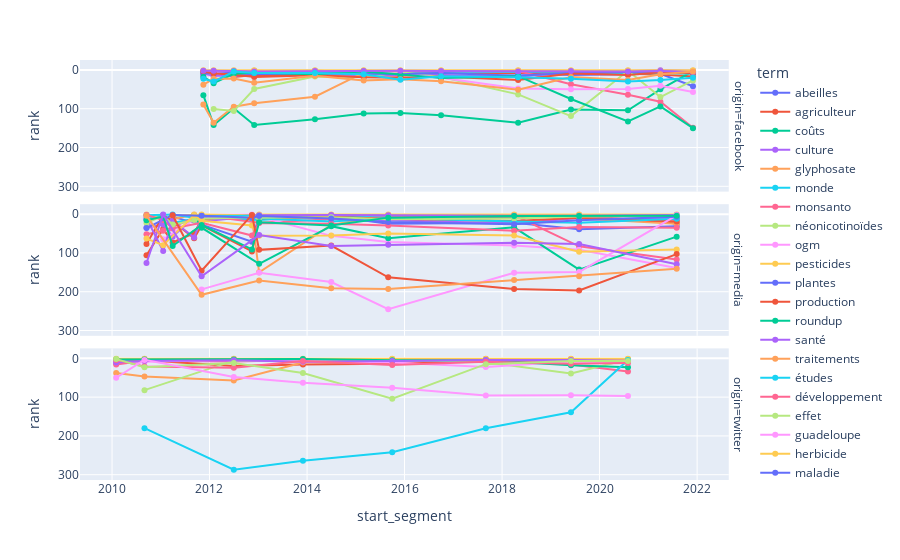

Notebook cell for this chart:
### Code cell
bump = interactive_bump_chart(data = df, which = "term", cluster = None)

### Figure 1 — Plotly figure (JSON) as saved in the notebook; plotly's stock layout.template omitted (floating-point values rounded to 4 significant figures)
{"data": [{"hovertemplate": "term=abeilles<br>origin=facebook<br>start_segment=%{x}<br>rank=%{y}<extra></extra>", "legendgroup": "abeilles", "line": {"color": "#636efa", "dash": "solid"}, "marker": {"symbol": "circle"}, "mode": "markers+lines", "name": "abeilles", "orientation": "v", "showlegend": true, "type": "scatter", "x": ["2011-11-16", "2012-02-01", "2012-07-01", "2012-12-01", "2014-03-01", "2015-03-01", "2015-12-01", "2016-10-01", "2018-05-01", "2019-06-01", "2020-08-01", "2021-04-01", "2021-12-01"], "xaxis": "x3", "y": [14, 5, 9, 3, 2, 5, 7, 6, 9, 13, 11, 10, 42], "yaxis": "y3"}, {"hovertemplate": "term=abeilles<br>origin=media<br>start_segment=%{x}<br>rank=%{y}<extra></extra>", "legendgroup": "abeilles", "line": {"color": "#636efa", "dash": "solid"}, "marker": {"symbol": "circle"}, "mode": "markers+lines", "name": "abeilles", "orientation": "v", "showlegend": false, "type": "scatter", "x": ["2011-03-31", "2011-11-03", "2012-11-14", "2013-01-07", "2014-07-01", "2015-09-01", "2018-04-01", "2019-08-01", "2021-08-01"], "xaxis": "x2", "y": [7, 27, 71, 2, 5, 25, 22, 39, 31], "yaxis": "y2"}, {"hovertemplate": "term=abeilles<br>origin=twitter<br>start_segment=%{x}<br>rank=%{y}<extra></extra>", "legendgroup": "abeilles", "line": {"color": "#636efa", "dash": "solid"}, "marker": {"symbol": "circle"}, "mode": "markers+lines", "name": "abeilles", "orientation": "v", "showlegend": false, "type": "scatter", "x": ["2010-02-01", "2010-09-01", "2012-07-01", "2013-12-01", "2015-10-01", "2017-09-01", "2019-06-01", "2020-08-01"], "xaxis": "x", "y": [10, 2, 2, 3, 4, 7, 6, 5], "yaxis": "y"}, {"hovertemplate": "term=agriculteur<br>origin=facebook<br>start_segment=%{x}<br>rank=%{y}<extra></extra>", "legendgroup": "agriculteur", "line": {"color": "#EF553B", "dash": "solid"}, "marker": {"symbol": "circle"}, "mode": "markers+lines", "name": "agriculteur", "orientation": "v", "showlegend": true, "type": "scatter", "x": ["2011-11-16", "2012-02-01", "2012-07-01", "2012-12-01", "2014-03-01", "2015-03-01", "2015-12-01", "2016-10-01", "2018-05-01", "2019-06-01", "2020-08-01", "2021-04-01", "2021-12-01"], "xaxis": "x3", "y": [5, 4, 18, 13, 13, 12, 15, 7, 8, 5, 10, 12, 17], "yaxis": "y3"}, {"hovertemplate": "term=agriculteur<br>origin=media<br>start_segment=%{x}<br>rank=%{y}<extra></extra>", "legendgroup": "agriculteur", "line": {"color": "#EF553B", "dash": "solid"}, "marker": {"symbol": "circle"}, "mode": "markers+lines", "name": "agriculteur", "orientation": "v", "showlegend": false, "type": "scatter", "x": ["2010-09-16", "2011-01-19", "2011-03-31", "2011-09-08", "2011-11-03", "2013-01-07", "2014-07-01", "2015-09-01", "2018-04-01", "2019-08-01", "2021-08-01"], "xaxis": "x2", "y": [106, 38, 73, 49, 13, 8, 3, 4, 8, 3, 24], "yaxis": "y2"}, {"hovertemplate": "term=agriculteur<br>origin=twitter<br>start_segment=%{x}<br>rank=%{y}<extra></extra>", "legendgroup": "agriculteur", "line": {"color": "#EF553B", "dash": "solid"}, "marker": {"symbol": "circle"}, "mode": "markers+lines", "name": "agriculteur", "orientation": "v", "showlegend": false, "type": "scatter", "x": ["2010-02-01", "2010-09-01", "2012-07-01", "2013-12-01", "2015-10-01", "2017-09-01", "2019-06-01", "2020-08-01"], "xaxis": "x", "y": [12, 5, 20, 16, 14, 6, 3, 8], "yaxis": "y"}, {"hovertemplate": "term=coûts<br>origin=facebook<br>start_segment=%{x}<br>rank=%{y}<extra></extra>", "legendgroup": "coûts", "line": {"color": "#00cc96", "dash": "solid"}, "marker": {"symbol": "circle"}, "mode": "markers+lines", "name": "coûts", "orientation": "v", "showlegend": true, "type": "scatter", "x": ["2011-11-16", "2012-02-01", "2012-07-01", "2012-12-01", "2014-03-01", "2015-03-01", "2015-12-01", "2016-10-01", "2018-05-01", "2019-06-01", "2020-08-01", "2021-04-01", "2021-12-01"], "xaxis": "x3", "y": [65, 142, 99, 142, 127, 112, 111, 117, 136, 102, 104, 50, 3], "yaxis": "y3"}, {"hovertemplate": "term=culture<br>origin=facebook<br>start_segment=%{x}<br>rank=%{y}<extra></extra>", "legendgroup": "culture", "line": {"color": "#ab63fa", "dash": "solid"}, "marker": {"symbol": "circle"}, "mode": "markers+lines", "name": "culture", "orientation": "v", "showlegend": true, "type": "scatter", "x": ["2011-11-16", "2012-02-01", "2012-07-01", "2012-12-01", "2014-03-01", "2015-03-01", "2015-12-01", "2016-10-01", "2018-05-01", "2019-06-01", "2020-08-01", "2021-04-01", "2021-12-01"], "xaxis": "x3", "y": [12, 15, 15, 10, 9, 15, 13, 13, 17, 7, 3, 1, 2], "yaxis": "y3"}, {"hovertemplate": "term=culture<br>origin=media<br>start_segment=%{x}<br>rank=%{y}<extra></extra>", "legendgroup": "culture", "line": {"color": "#ab63fa", "dash": "solid"}, "marker": {"symbol": "circle"}, "mode": "markers+lines", "name": "culture", "orientation": "v", "showlegend": false, "type": "scatter", "x": ["2010-09-16", "2011-01-19", "2011-03-31", "2011-09-08", "2011-11-03", "2013-01-07", "2014-07-01", "2015-09-01", "2018-04-01", "2019-08-01", "2021-08-01"], "xaxis": "x2", "y": [35, 27, 58, 8, 19, 4, 10, 16, 24, 10, 14], "yaxis": "y2"}, {"hovertemplate": "term=glyphosate<br>origin=facebook<br>start_segment=%{x}<br>rank=%{y}<extra></extra>", "legendgroup": "glyphosate", "line": {"color": "#FFA15A", "dash": "solid"}, "marker": {"symbol": "circle"}, "mode": "markers+lines", "name": "glyphosate", "orientation": "v", "showlegend": true, "type": "scatter", "x": ["2011-11-16", "2012-02-01", "2012-07-01", "2012-12-01", "2014-03-01", "2015-03-01", "2015-12-01", "2016-10-01", "2018-05-01", "2019-06-01", "2020-08-01", "2021-04-01", "2021-12-01"], "xaxis": "x3", "y": [89, 136, 95, 86, 69, 7, 3, 2, 2, 2, 5, 9, 9], "yaxis": "y3"}, {"hovertemplate": "term=glyphosate<br>origin=media<br>start_segment=%{x}<br>rank=%{y}<extra></extra>", "legendgroup": "glyphosate", "line": {"color": "#FFA15A", "dash": "solid"}, "marker": {"symbol": "circle"}, "mode": "markers+lines", "name": "glyphosate", "orientation": "v", "showlegend": false, "type": "scatter", "x": ["2011-03-31", "2011-09-08", "2011-11-03", "2012-11-14", "2013-01-07", "2014-07-01", "2015-09-01", "2018-04-01", "2019-08-01", "2021-08-01"], "xaxis": "x2", "y": [13, 1, 8, 10, 150, 28, 2, 2, 11, 25], "yaxis": "y2"}, {"hovertemplate": "term=glyphosate<br>origin=twitter<br>start_segment=%{x}<br>rank=%{y}<extra></extra>", "legendgroup": "glyphosate", "line": {"color": "#FFA15A", "dash": "solid"}, "marker": {"symbol": "circle"}, "mode": "markers+lines", "name": "glyphosate", "orientation": "v", "showlegend": false, "type": "scatter", "x": ["2010-02-01", "2010-09-01", "2012-07-01", "2013-12-01", "2015-10-01", "2017-09-01", "2019-06-01", "2020-08-01"], "xaxis": "x", "y": [38, 47, 57, 11, 2, 1, 2, 2], "yaxis": "y"}, {"hovertemplate": "term=monde<br>origin=facebook<br>start_segment=%{x}<br>rank=%{y}<extra></extra>", "legendgroup": "monde", "line": {"color": "#19d3f3", "dash": "solid"}, "marker": {"symbol": "circle"}, "mode": "markers+lines", "name": "monde", "orientation": "v", "showlegend": true, "type": "scatter", "x": ["2011-11-16", "2012-02-01", "2012-07-01", "2012-12-01", "2014-03-01", "2015-03-01", "2015-12-01", "2016-10-01", "2018-05-01", "2019-06-01", "2020-08-01", "2021-04-01", "2021-12-01"], "xaxis": "x3", "y": [8, 6, 6, 6, 5, 6, 5, 5, 5, 4, 9, 8, 10], "yaxis": "y3"}, {"hovertemplate": "term=monde<br>origin=media<br>start_segment=%{x}<br>rank=%{y}<extra></extra>", "legendgroup": "monde", "line": {"color": "#19d3f3", "dash": "solid"}, "marker": {"symbol": "circle"}, "mode": "markers+lines", "name": "monde", "orientation": "v", "showlegend": false, "type": "scatter", "x": ["2010-09-16", "2011-01-19", "2011-03-31", "2011-09-08", "2011-11-03", "2012-11-14", "2013-01-07", "2014-07-01", "2015-09-01", "2018-04-01", "2019-08-01", "2021-08-01"], "xaxis": "x2", "y": [13, 2, 23, 12, 6, 13, 15, 4, 5, 6, 2, 8], "yaxis": "y2"}, {"hovertemplate": "term=monsanto<br>origin=facebook<br>start_segment=%{x}<br>rank=%{y}<extra></extra>", "legendgroup": "monsanto", "line": {"color": "#FF6692", "dash": "solid"}, "marker": {"symbol": "circle"}, "mode": "markers+lines", "name": "monsanto", "orientation": "v", "showlegend": true, "type": "scatter", "x": ["2011-11-16", "2012-02-01", "2012-07-01", "2012-12-01", "2014-03-01", "2015-03-01", "2015-12-01", "2016-10-01", "2018-05-01", "2019-06-01", "2020-08-01", "2021-04-01", "2021-12-01"], "xaxis": "x3", "y": [3, 3, 5, 2, 6, 2, 4, 4, 3, 37, 64, 82, 149], "yaxis": "y3"}, {"hovertemplate": "term=monsanto<br>origin=media<br>start_segment=%{x}<br>rank=%{y}<extra></extra>", "legendgroup": "monsanto", "line": {"color": "#FF6692", "dash": "solid"}, "marker": {"symbol": "circle"}, "mode": "markers+lines", "name": "monsanto", "orientation": "v", "showlegend": false, "type": "scatter", "x": ["2010-09-16", "2011-01-19", "2011-09-08", "2011-11-03", "2013-01-07", "2014-07-01", "2015-09-01", "2018-04-01", "2019-08-01", "2021-08-01"], "xaxis": "x2", "y": [52, 43, 10, 3, 22, 13, 8, 3, 83, 117], "yaxis": "y2"}, {"hovertemplate": "term=monsanto<br>origin=twitter<br>start_segment=%{x}<br>rank=%{y}<extra></extra>", "legendgroup": "monsanto", "line": {"color": "#FF6692", "dash": "solid"}, "marker": {"symbol": "circle"}, "mode": "markers+lines", "name": "monsanto", "orientation": "v", "showlegend": false, "type": "scatter", "x": ["2010-02-01", "2010-09-01", "2012-07-01", "2013-12-01", "2015-10-01", "2017-09-01", "2019-06-01", "2020-08-01"], "xaxis": "x", "y": [16, 6, 8, 4, 6, 3, 16, 34], "yaxis": "y"}, {"hovertemplate": "term=néonicotinoïdes<br>origin=facebook<br>start_segment=%{x}<br>rank=%{y}<extra></extra>", "legendgroup": "néonicotinoïdes", "line": {"color": "#B6E880", "dash": "solid"}, "marker": {"symbol": "circle"}, "mode": "markers+lines", "name": "néonicotinoïdes", "orientation": "v", "showlegend": true, "type": "scatter", "x": ["2012-02-01", "2012-07-01", "2012-12-01", "2014-03-01", "2015-03-01", "2015-12-01", "2016-10-01", "2018-05-01", "2019-06-01", "2020-08-01", "2021-04-01", "2021-12-01"], "xaxis": "x3", "y": [101, 106, 49, 17, 18, 6, 18, 63, 119, 2, 70, 27], "yaxis": "y3"}, {"hovertemplate": "term=néonicotinoïdes<br>origin=twitter<br>start_segment=%{x}<br>rank=%{y}<extra></extra>", "legendgroup": "néonicotinoïdes", "line": {"color": "#B6E880", "dash": "solid"}, "marker": {"symbol": "circle"}, "mode": "markers+lines", "name": "néonicotinoïdes", "orientation": "v", "showlegend": false, "type": "scatter", "x": ["2010-09-01", "2012-07-01", "2013-12-01", "2015-10-01", "2017-09-01", "2019-06-01", "2020-08-01"], "xaxis": "x", "y": [82, 6, 5, 3, 10, 39, 3], "yaxis": "y"}, {"hovertemplate": "term=ogm<br>origin=facebook<br>start_segment=%{x}<br>rank=%{y}<extra></extra>", "legendgroup": "ogm", "line": {"color": "#FF97FF", "dash": "solid"}, "marker": {"symbol": "circle"}, "mode": "markers+lines", "name": "ogm", "orientation": "v", "showlegend": true, "type": "scatter", "x": ["2011-11-16", "2012-02-01", "2012-07-01", "2012-12-01", "2014-03-01", "2015-03-01", "2015-12-01", "2016-10-01", "2018-05-01", "2019-06-01", "2020-08-01", "2021-04-01", "2021-12-01"], "xaxis": "x3", "y": [15, 8, 2, 5, 4, 8, 10, 20, 48, 50, 49, 41, 57], "yaxis": "y3"}, {"hovertemplate": "term=ogm<br>origin=media<br>start_segment=%{x}<br>rank=%{y}<extra></extra>", "legendgroup": "ogm", "line": {"color": "#FF97FF", "dash": "solid"}, "marker": {"symbol": "circle"}, "mode": "markers+lines", "name": "ogm", "orientation": "v", "showlegend": false, "type": "scatter", "x": ["2010-09-16", "2011-01-19", "2011-11-03", "2012-11-14", "2013-01-07", "2014-07-01", "2015-09-01", "2018-04-01", "2019-08-01", "2021-08-01"], "xaxis": "x2", "y": [8, 65, 2, 1, 6, 56, 72, 81, 92, 139], "yaxis": "y2"}, {"hovertemplate": "term=ogm<br>origin=twitter<br>start_segment=%{x}<br>rank=%{y}<extra></extra>", "legendgroup": "ogm", "line": {"color": "#FF97FF", "dash": "solid"}, "marker": {"symbol": "circle"}, "mode": "markers+lines", "name": "ogm", "orientation": "v", "showlegend": false, "type": "scatter", "x": ["2010-02-01", "2010-09-01", "2012-07-01", "2013-12-01", "2015-10-01", "2017-09-01", "2019-06-01", "2020-08-01"], "xaxis": "x", "y": [9, 9, 4, 8, 11, 22, 8, 9], "yaxis": "y"}, {"hovertemplate": "term=pesticides<br>origin=facebook<br>start_segment=%{x}<br>rank=%{y}<extra></extra>", "legendgroup": "pesticides", "line": {"color": "#FECB52", "dash": "solid"}, "marker": {"symbol": "circle"}, "mode": "markers+lines", "name": "pesticides", "orientation": "v", "showlegend": true, "type": "scatter", "x": ["2011-11-16", "2012-02-01", "2012-07-01", "2012-12-01", "2014-03-01", "2015-03-01", "2015-12-01", "2016-10-01", "2018-05-01", "2019-06-01", "2020-08-01", "2021-04-01", "2021-12-01"], "xaxis": "x3", "y": [1, 1, 1, 1, 1, 1, 1, 1, 1, 1, 1, 2, 1], "yaxis": "y3"}, {"hovertemplate": "term=pesticides<br>origin=media<br>start_segment=%{x}<br>rank=%{y}<extra></extra>", "legendgroup": "pesticides", "line": {"color": "#FECB52", "dash": "solid"}, "marker": {"symbol": "circle"}, "mode": "markers+lines", "name": "pesticides", "orientation": "v", "showlegend": false, "type": "scatter", "x": ["2010-09-16", "2011-01-19", "2011-03-31", "2011-09-08", "2011-11-03", "2012-11-14", "2013-01-07", "2014-07-01", "2015-09-01", "2018-04-01", "2019-08-01", "2021-08-01"], "xaxis": "x2", "y": [1, 13, 4, 2, 1, 3, 1, 1, 1, 1, 1, 1], "yaxis": "y2"}, {"hovertemplate": "term=pesticides<br>origin=twitter<br>start_segment=%{x}<br>rank=%{y}<extra></extra>", "legendgroup": "pesticides", "line": {"color": "#FECB52", "dash": "solid"}, "marker": {"symbol": "circle"}, "mode": "markers+lines", "name": "pesticides", "orientation": "v", "showlegend": false, "type": "scatter", "x": ["2010-02-01", "2010-09-01", "2012-07-01", "2013-12-01", "2015-10-01", "2017-09-01", "2019-06-01", "2020-08-01"], "xaxis": "x", "y": [1, 1, 1, 1, 1, 2, 1, 1], "yaxis": "y"}, {"hovertemplate": "term=plantes<br>origin=facebook<br>start_segment=%{x}<br>rank=%{y}<extra></extra>", "legendgroup": "plantes", "line": {"color": "#636efa", "dash": "solid"}, "marker": {"symbol": "circle"}, "mode": "markers+lines", "name": "plantes", "orientation": "v", "showlegend": true, "type": "scatter", "x": ["2011-11-16", "2012-02-01", "2012-07-01", "2012-12-01", "2014-03-01", "2015-03-01", "2015-12-01", "2016-10-01", "2018-05-01", "2019-06-01", "2020-08-01", "2021-04-01", "2021-12-01"], "xaxis": "x3", "y": [10, 10, 7, 11, 7, 10, 11, 8, 15, 8, 6, 4, 6], "yaxis": "y3"}, {"hovertemplate": "term=production<br>origin=facebook<br>start_segment=%{x}<br>rank=%{y}<extra></extra>", "legendgroup": "production", "line": {"color": "#EF553B", "dash": "solid"}, "marker": {"symbol": "circle"}, "mode": "markers+lines", "name": "production", "orientation": "v", "showlegend": true, "type": "scatter", "x": ["2011-11-16", "2012-02-01", "2012-07-01", "2012-12-01", "2014-03-01", "2015-03-01", "2015-12-01", "2016-10-01", "2018-05-01", "2019-06-01", "2020-08-01", "2021-04-01", "2021-12-01"], "xaxis": "x3", "y": [4, 9, 12, 18, 14, 19, 20, 17, 26, 9, 13, 6, 8], "yaxis": "y3"}, {"hovertemplate": "term=production<br>origin=media<br>start_segment=%{x}<br>rank=%{y}<extra></extra>", "legendgroup": "production", "line": {"color": "#EF553B", "dash": "solid"}, "marker": {"symbol": "circle"}, "mode": "markers+lines", "name": "production", "orientation": "v", "showlegend": false, "type": "scatter", "x": ["2010-09-16", "2011-01-19", "2011-03-31", "2011-09-08", "2011-11-03", "2012-11-14", "2013-01-07", "2014-07-01", "2015-09-01", "2018-04-01", "2019-08-01", "2021-08-01"], "xaxis": "x2", "y": [77, 3, 18, 62, 29, 96, 12, 7, 12, 18, 9, 19], "yaxis": "y2"}, {"hovertemplate": "term=roundup<br>origin=facebook<br>start_segment=%{x}<br>rank=%{y}<extra></extra>", "legendgroup": "roundup", "line": {"color": "#00cc96", "dash": "solid"}, "marker": {"symbol": "circle"}, "mode": "markers+lines", "name": "roundup", "orientation": "v", "showlegend": true, "type": "scatter", "x": ["2011-11-16", "2012-02-01", "2012-07-01", "2012-12-01", "2014-03-01", "2015-03-01", "2015-12-01", "2016-10-01", "2018-05-01", "2019-06-01", "2020-08-01", "2021-04-01", "2021-12-01"], "xaxis": "x3", "y": [18, 34, 10, 7, 11, 4, 12, 21, 16, 75, 133, 94, 150], "yaxis": "y3"}, {"hovertemplate": "term=roundup<br>origin=media<br>start_segment=%{x}<br>rank=%{y}<extra></extra>", "legendgroup": "roundup", "line": {"color": "#00cc96", "dash": "solid"}, "marker": {"symbol": "circle"}, "mode": "markers+lines", "name": "roundup", "orientation": "v", "showlegend": false, "type": "scatter", "x": ["2011-09-08", "2011-11-03", "2013-01-07", "2014-07-01", "2015-09-01", "2018-04-01", "2019-08-01", "2021-08-01"], "xaxis": "x2", "y": [4, 35, 128, 31, 62, 34, 143, 58], "yaxis": "y2"}, {"hovertemplate": "term=roundup<br>origin=twitter<br>start_segment=%{x}<br>rank=%{y}<extra></extra>", "legendgroup": "roundup", "line": {"color": "#00cc96", "dash": "solid"}, "marker": {"symbol": "circle"}, "mode": "markers+lines", "name": "roundup", "orientation": "v", "showlegend": false, "type": "scatter", "x": ["2010-02-01", "2010-09-01", "2012-07-01", "2013-12-01", "2015-10-01", "2017-09-01", "2019-06-01", "2020-08-01"], "xaxis": "x", "y": [3, 3, 3, 2, 5, 5, 18, 23], "yaxis": "y"}, {"hovertemplate": "term=santé<br>origin=facebook<br>start_segment=%{x}<br>rank=%{y}<extra></extra>", "legendgroup": "santé", "line": {"color": "#ab63fa", "dash": "solid"}, "marker": {"symbol": "circle"}, "mode": "markers+lines", "name": "santé", "orientation": "v", "showlegend": true, "type": "scatter", "x": ["2011-11-16", "2012-02-01", "2012-07-01", "2012-12-01", "2014-03-01", "2015-03-01", "2015-12-01", "2016-10-01", "2018-05-01", "2019-06-01", "2020-08-01", "2021-04-01", "2021-12-01"], "xaxis": "x3", "y": [2, 2, 3, 4, 3, 3, 2, 3, 4, 3, 4, 3, 5], "yaxis": "y3"}, {"hovertemplate": "term=santé<br>origin=media<br>start_segment=%{x}<br>rank=%{y}<extra></extra>", "legendgroup": "santé", "line": {"color": "#ab63fa", "dash": "solid"}, "marker": {"symbol": "circle"}, "mode": "markers+lines", "name": "santé", "orientation": "v", "showlegend": false, "type": "scatter", "x": ["2010-09-16", "2011-01-19", "2011-03-31", "2011-09-08", "2011-11-03", "2012-11-14", "2013-01-07", "2014-07-01", "2015-09-01", "2018-04-01", "2019-08-01", "2021-08-01"], "xaxis": "x2", "y": [11, 95, 17, 60, 9, 5, 3, 2, 3, 4, 4, 2], "yaxis": "y2"}, {"hovertemplate": "term=santé<br>origin=twitter<br>start_segment=%{x}<br>rank=%{y}<extra></extra>", "legendgroup": "santé", "line": {"color": "#ab63fa", "dash": "solid"}, "marker": {"symbol": "circle"}, "mode": "markers+lines", "name": "santé", "orientation": "v", "showlegend": false, "type": "scatter", "x": ["2010-02-01", "2010-09-01", "2012-07-01", "2013-12-01", "2015-10-01", "2017-09-01", "2019-06-01", "2020-08-01"], "xaxis": "x", "y": [11, 7, 5, 9, 7, 4, 4, 6], "yaxis": "y"}, {"hovertemplate": "term=traitements<br>origin=facebook<br>start_segment=%{x}<br>rank=%{y}<extra></extra>", "legendgroup": "traitements", "line": {"color": "#FFA15A", "dash": "solid"}, "marker": {"symbol": "circle"}, "mode": "markers+lines", "name": "traitements", "orientation": "v", "showlegend": true, "type": "scatter", "x": ["2011-11-16", "2012-02-01", "2012-07-01", "2012-12-01", "2014-03-01", "2015-03-01", "2015-12-01", "2016-10-01", "2018-05-01", "2019-06-01", "2020-08-01", "2021-04-01", "2021-12-01"], "xaxis": "x3", "y": [38, 23, 22, 33, 15, 27, 24, 29, 51, 18, 26, 11, 4], "yaxis": "y3"}, {"hovertemplate": "term=études<br>origin=facebook<br>start_segment=%{x}<br>rank=%{y}<extra></extra>", "legendgroup": "études", "line": {"color": "#19d3f3", "dash": "solid"}, "marker": {"symbol": "circle"}, "mode": "markers+lines", "name": "études", "orientation": "v", "showlegend": true, "type": "scatter", "x": ["2011-11-16", "2012-02-01", "2012-07-01", "2012-12-01", "2014-03-01", "2015-03-01", "2015-12-01", "2016-10-01", "2018-05-01", "2019-06-01", "2020-08-01", "2021-04-01", "2021-12-01"], "xaxis": "x3", "y": [23, 30, 4, 8, 8, 11, 25, 16, 19, 23, 30, 26, 20], "yaxis": "y3"}, {"hovertemplate": "term=études<br>origin=media<br>start_segment=%{x}<br>rank=%{y}<extra></extra>", "legendgroup": "études", "line": {"color": "#19d3f3", "dash": "solid"}, "marker": {"symbol": "circle"}, "mode": "markers+lines", "name": "études", "orientation": "v", "showlegend": false, "type": "scatter", "x": ["2010-09-16", "2011-03-31", "2011-09-08", "2011-11-03", "2012-11-14", "2013-01-07", "2014-07-01", "2015-09-01", "2018-04-01", "2019-08-01", "2021-08-01"], "xaxis": "x2", "y": [3, 1, 9, 5, 4, 11, 19, 10, 19, 22, 12], "yaxis": "y2"}, {"hovertemplate": "term=développement<br>origin=media<br>start_segment=%{x}<br>rank=%{y}<extra></extra>", "legendgroup": "développement", "line": {"color": "#FF6692", "dash": "solid"}, "marker": {"symbol": "circle"}, "mode": "markers+lines", "name": "développement", "orientation": "v", "showlegend": true, "type": "scatter", "x": ["2010-09-16", "2011-01-19", "2011-03-31", "2011-11-03", "2012-11-14", "2013-01-07", "2014-07-01", "2015-09-01", "2018-04-01", "2019-08-01", "2021-08-01"], "xaxis": "x2", "y": [2, 15, 37, 22, 55, 23, 25, 29, 43, 33, 35], "yaxis": "y2"}, {"hovertemplate": "term=effet<br>origin=media<br>start_segment=%{x}<br>rank=%{y}<extra></extra>", "legendgroup": "effet", "line": {"color": "#B6E880", "dash": "solid"}, "marker": {"symbol": "circle"}, "mode": "markers+lines", "name": "effet", "orientation": "v", "showlegend": true, "type": "scatter", "x": ["2010-09-16", "2011-01-19", "2011-03-31", "2011-09-08", "2011-11-03", "2012-11-14", "2013-01-07", "2014-07-01", "2015-09-01", "2018-04-01", "2019-08-01", "2021-08-01"], "xaxis": "x2", "y": [23, 4, 27, 15, 12, 8, 9, 8, 13, 11, 6, 5], "yaxis": "y2"}, {"hovertemplate": "term=guadeloupe<br>origin=media<br>start_segment=%{x}<br>rank=%{y}<extra></extra>", "legendgroup": "guadeloupe", "line": {"color": "#FF97FF", "dash": "solid"}, "marker": {"symbol": "circle"}, "mode": "markers+lines", "name": "guadeloupe", "orientation": "v", "showlegend": true, "type": "scatter", "x": ["2011-11-03", "2013-01-07", "2014-07-01", "2015-09-01", "2018-04-01", "2019-08-01", "2021-08-01"], "xaxis": "x2", "y": [194, 151, 175, 245, 151, 149, 3], "yaxis": "y2"}, {"hovertemplate": "term=herbicide<br>origin=media<br>start_segment=%{x}<br>rank=%{y}<extra></extra>", "legendgroup": "herbicide", "line": {"color": "#FECB52", "dash": "solid"}, "marker": {"symbol": "circle"}, "mode": "markers+lines", "name": "herbicide", "orientation": "v", "showlegend": true, "type": "scatter", "x": ["2010-09-16", "2011-01-19", "2011-09-08", "2011-11-03", "2012-11-14", "2013-01-07", "2014-07-01", "2015-09-01", "2018-04-01", "2019-08-01", "2021-08-01"], "xaxis": "x2", "y": [63, 80, 3, 17, 29, 56, 55, 50, 55, 97, 91], "yaxis": "y2"}, {"hovertemplate": "term=maladie<br>origin=media<br>start_segment=%{x}<br>rank=%{y}<extra></extra>", "legendgroup": "maladie", "line": {"color": "#636efa", "dash": "solid"}, "marker": {"symbol": "circle"}, "mode": "markers+lines", "name": "maladie", "orientation": "v", "showlegend": true, "type": "scatter", "x": ["2010-09-16", "2011-03-31", "2011-11-03", "2012-11-14", "2013-01-07", "2014-07-01", "2015-09-01", "2018-04-01", "2019-08-01", "2021-08-01"], "xaxis": "x2", "y": [36, 2, 4, 9, 5, 11, 20, 26, 16, 7], "yaxis": "y2"}, {"hovertemplate": "term=parasite<br>origin=media<br>start_segment=%{x}<br>rank=%{y}<extra></extra>", "legendgroup": "parasite", "line": {"color": "#EF553B", "dash": "solid"}, "marker": {"symbol": "circle"}, "mode": "markers+lines", "name": "parasite", "orientation": "v", "showlegend": true, "type": "scatter", "x": ["2011-03-31", "2011-11-03", "2012-11-14", "2013-01-07", "2014-07-01", "2015-09-01", "2018-04-01", "2019-08-01", "2021-08-01"], "xaxis": "x2", "y": [3, 146, 2, 92, 81, 163, 193, 197, 103], "yaxis": "y2"}, {"hovertemplate": "term=politique<br>origin=media<br>start_segment=%{x}<br>rank=%{y}<extra></extra>", "legendgroup": "politique", "line": {"color": "#00cc96", "dash": "solid"}, "marker": {"symbol": "circle"}, "mode": "markers+lines", "name": "politique", "orientation": "v", "showlegend": true, "type": "scatter", "x": ["2010-09-16", "2011-01-19", "2011-03-31", "2011-11-03", "2012-11-14", "2013-01-07", "2014-07-01", "2015-09-01", "2018-04-01", "2019-08-01", "2021-08-01"], "xaxis": "x2", "y": [16, 6, 82, 28, 91, 21, 29, 9, 5, 5, 4], "yaxis": "y2"}, {"hovertemplate": "term=viandes<br>origin=media<br>start_segment=%{x}<br>rank=%{y}<extra></extra>", "legendgroup": "viandes", "line": {"color": "#ab63fa", "dash": "solid"}, "marker": {"symbol": "circle"}, "mode": "markers+lines", "name": "viandes", "orientation": "v", "showlegend": true, "type": "scatter", "x": ["2010-09-16", "2011-01-19", "2011-11-03", "2013-01-07", "2014-07-01", "2015-09-01", "2018-04-01", "2019-08-01", "2021-08-01"], "xaxis": "x2", "y": [126, 1, 160, 54, 82, 79, 74, 77, 129], "yaxis": "y2"}, {"hovertemplate": "term=vitamines<br>origin=media<br>start_segment=%{x}<br>rank=%{y}<extra></extra>", "legendgroup": "vitamines", "line": {"color": "#FFA15A", "dash": "solid"}, "marker": {"symbol": "circle"}, "mode": "markers+lines", "name": "vitamines", "orientation": "v", "showlegend": true, "type": "scatter", "x": ["2010-09-16", "2011-11-03", "2013-01-07", "2014-07-01", "2015-09-01", "2018-04-01", "2019-08-01", "2021-08-01"], "xaxis": "x2", "y": [4, 208, 171, 191, 193, 170, 160, 141], "yaxis": "y2"}, {"hovertemplate": "term=betterave<br>origin=twitter<br>start_segment=%{x}<br>rank=%{y}<extra></extra>", "legendgroup": "betterave", "line": {"color": "#19d3f3", "dash": "solid"}, "marker": {"symbol": "circle"}, "mode": "markers+lines", "name": "betterave", "orientation": "v", "showlegend": true, "type": "scatter", "x": ["2010-09-01", "2012-07-01", "2013-12-01", "2015-10-01", "2017-09-01", "2019-06-01", "2020-08-01"], "xaxis": "x", "y": [180, 287, 264, 242, 180, 139, 4], "yaxis": "y"}, {"hovertemplate": "term=cancers<br>origin=twitter<br>start_segment=%{x}<br>rank=%{y}<extra></extra>", "legendgroup": "cancers", "line": {"color": "#FF6692", "dash": "solid"}, "marker": {"symbol": "circle"}, "mode": "markers+lines", "name": "cancers", "orientation": "v", "showlegend": true, "type": "scatter", "x": ["2010-02-01", "2010-09-01", "2012-07-01", "2013-12-01", "2015-10-01", "2017-09-01", "2019-06-01", "2020-08-01"], "xaxis": "x", "y": [4, 21, 24, 7, 17, 9, 14, 12], "yaxis": "y"}, {"hovertemplate": "term=chlordécone<br>origin=twitter<br>start_segment=%{x}<br>rank=%{y}<extra></extra>", "legendgroup": "chlordécone", "line": {"color": "#B6E880", "dash": "solid"}, "marker": {"symbol": "circle"}, "mode": "markers+lines", "name": "chlordécone", "orientation": "v", "showlegend": true, "type": "scatter", "x": ["2010-02-01", "2010-09-01", "2012-07-01", "2013-12-01", "2015-10-01", "2017-09-01", "2019-06-01", "2020-08-01"], "xaxis": "x", "y": [2, 23, 12, 38, 104, 15, 7, 7], "yaxis": "y"}, {"hovertemplate": "term=ecologie<br>origin=twitter<br>start_segment=%{x}<br>rank=%{y}<extra></extra>", "legendgroup": "ecologie", "line": {"color": "#FF97FF", "dash": "solid"}, "marker": {"symbol": "circle"}, "mode": "markers+lines", "name": "ecologie", "orientation": "v", "showlegend": true, "type": "scatter", "x": ["2010-02-01", "2010-09-01", "2012-07-01", "2013-12-01", "2015-10-01", "2017-09-01", "2019-06-01", "2020-08-01"], "xaxis": "x", "y": [50, 4, 48, 63, 76, 96, 95, 97], "yaxis": "y"}], "layout": {"annotations": [{"font": {}, "showarrow": false, "text": "origin=twitter", "textangle": 90, "x": 0.98, "xanchor": "left", "xref": "paper", "y": 0.1567, "yanchor": "middle", "yref": "paper"}, {"font": {}, "showarrow": false, "text": "origin=media", "textangle": 90, "x": 0.98, "xanchor": "left", "xref": "paper", "y": 0.5, "yanchor": "middle", "yref": "paper"}, {"font": {}, "showarrow": false, "text": "origin=facebook", "textangle": 90, "x": 0.98, "xanchor": "left", "xref": "paper", "y": 0.8433, "yanchor": "middle", "yref": "paper"}], "legend": {"title": {"text": "term"}, "tracegroupgap": 0}, "margin": {"t": 60}, "xaxis": {"anchor": "y", "domain": [0, 0.98], "title": {"text": "start_segment"}}, "xaxis2": {"anchor": "y2", "domain": [0, 0.98], "matches": "x", "showticklabels": false}, "xaxis3": {"anchor": "y3", "domain": [0, 0.98], "matches": "x", "showticklabels": false}, "yaxis": {"anchor": "x", "autorange": "reversed", "domain": [0, 0.3133], "title": {"text": "rank"}}, "yaxis2": {"anchor": "x2", "domain": [0.3433, 0.6567], "matches": "y", "title": {"text": "rank"}}, "yaxis3": {"anchor": "x3", "domain": [0.6867, 1.0], "matches": "y", "title": {"text": "rank"}}}}
